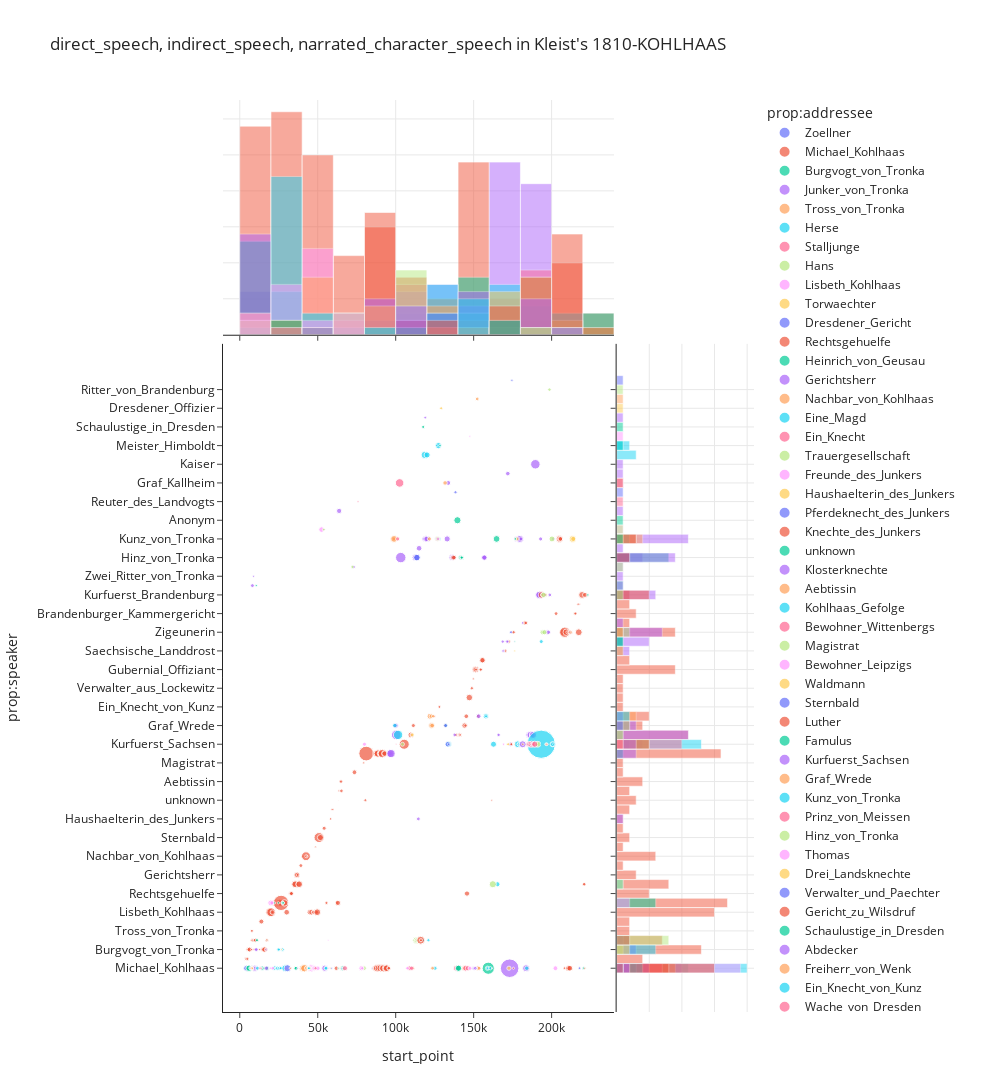

This figure's notebook cell:
### Markdown cell above
### Plot Character Speech in a Novella

### Code cell
single_text_scatter(
    text='1810-kohlhaas',
    tags=['direct_speech', 'indirect_speech', 'narrated_character_speech'],
    y_column='prop:speaker',
    color_column='prop:addressee'
)
